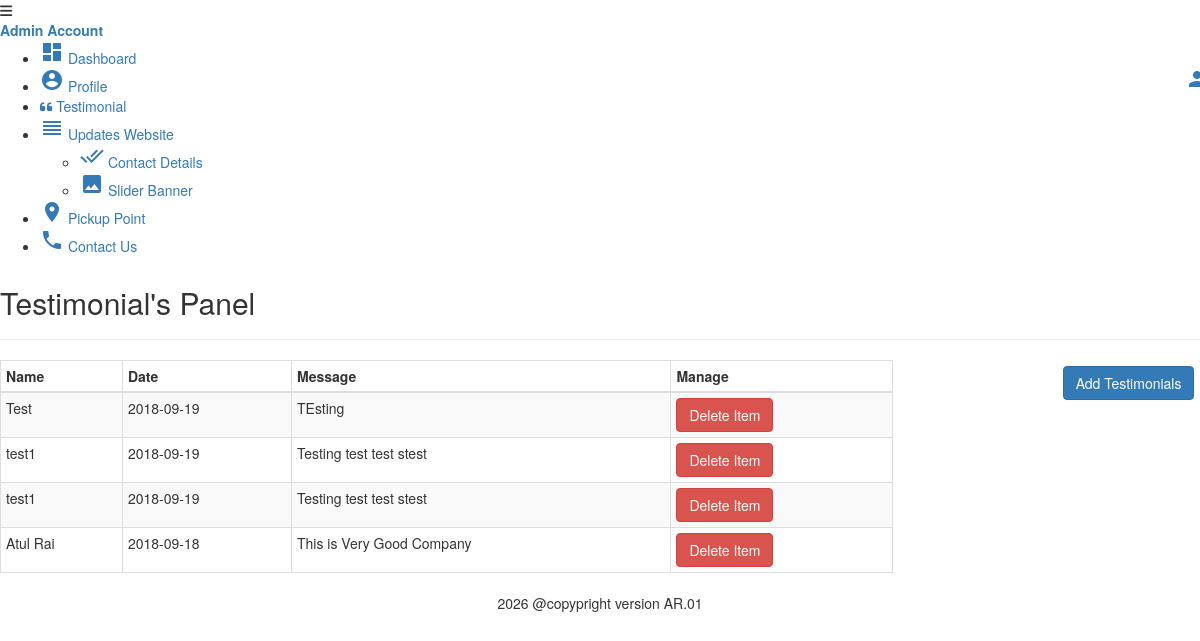
/adminPanel/testimonial/testimonial.php (signed in), run on the app's committed database.
### tables this page shows
CREATE TABLE `testimonials` (
  `testimonial_id` int(11) NOT NULL,
  `testmess` varchar(250) NOT NULL,
  `added_date` date NOT NULL,
  `testname` varchar(50) NOT NULL,
  `token` varchar(100) NOT NULL,
  `status` enum('0','1') NOT NULL
);

### adminPanel/models/adminModel/testimonialModel.php (the view, shortened to what this page needs)
<?php
function allTestimonial($conn)
{
	$data="";
	$sql="SELECT * FROM `testimonials` WHERE `status` <> '0' ORDER BY `added_date` DESC ";
		$result=$conn->query($sql);
		if ($result->num_rows > 0)
		{
    	  while($row = $result->fetch_assoc())
    	  {
    	  	 $data.="<tr><td>".$row['testname']." </td><td>".$row['added_date']."</td><td>".$row['testmess']."</td><td><form action='' method='post'> <input type='hidden' name='idTESTi' value='".$row['token']."'><input type='submit' name='updateTEST' value='Delete Item' class='btn btn-danger'></form></td></tr>";
    	  }
    	}
    	else
    	{
    		$data.="<tr><td colspan='4'> No Testimonail Added.</td></tr>";
    	}
    	return $data;
}
?>

### data on the page
testimonials: testname "Test", added_date "2018-09-19", testmess "TEsting"
testimonials: testname "test1", added_date "2018-09-19", testmess "Testing test test stest"
testimonials: testname "test1", added_date "2018-09-19", testmess "Testing test test stest"
testimonials: testname "Atul Rai", added_date "2018-09-18", testmess "This is Very Good Company"

### other printed values
$sessData['loggedAs'] "Admin"
